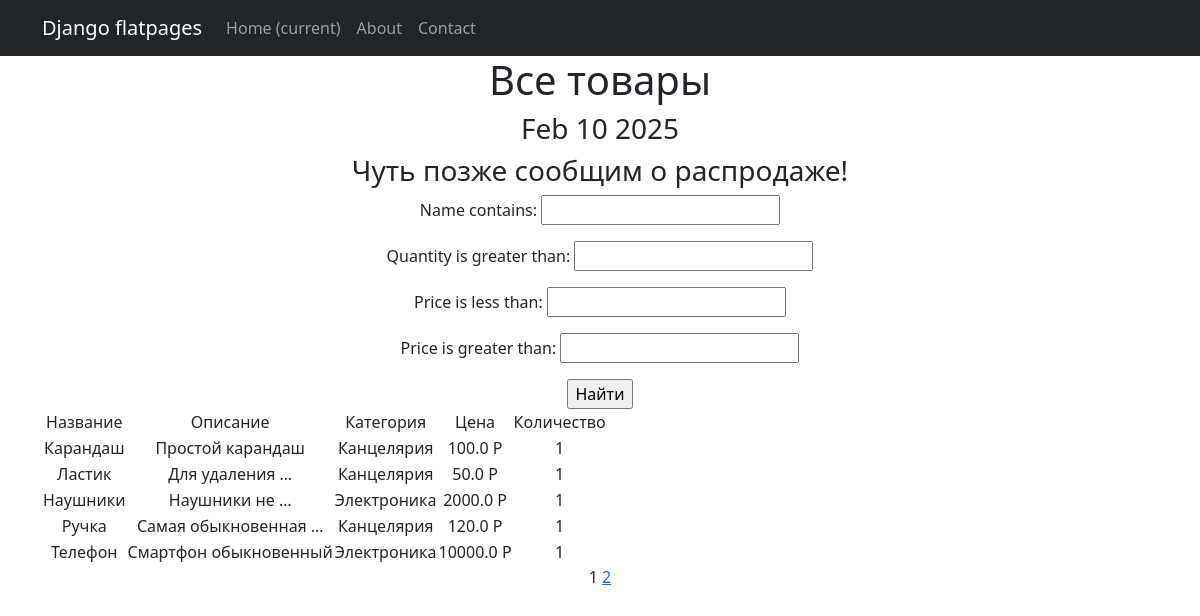
Screenshot of /products/ with the database file from the repository.
### simpleapp/models.py (models this page shows, shortened)
class Product(models.Model):
    name = models.CharField(
        max_length=50,
        unique=True, # названия товаров не должны повторяться
    )
    description = models.TextField()
    quantity = models.IntegerField(
        validators=[MinValueValidator(0)],
    )
    category = models.ForeignKey(
        to='Category',
        on_delete=models.CASCADE,
        related_name='products', # все продукты в категории будут доступны через поле products
    )
    price = models.FloatField(
        validators=[MinValueValidator(0.0)],
    )

class Category(models.Model):
    name = models.CharField(max_length=100, unique=True)

### simpleapp/views.py (the view)
# urls.py: path('', ProductsList.as_view(), name="product_list"),
class ProductsList(ListView):
    model = Product
    ordering = 'name'
    template_name = 'products.html'
    context_object_name = 'products'
    paginate_by = 5
    def get_queryset(self):
        queryset = super().get_queryset()
        self.filterset = ProductFilter(self.request.GET, queryset)
        return self.filterset.qs
    def get_context_data(self, **kwargs):
        context = super().get_context_data(**kwargs)
        context['filterset'] = self.filterset
        context['next_sale'] = None
        return context

### simpleapp/templatetags/custom_filters.py (called while the page is built)
@register.filter()
def currency(value, code="rub"):
   postfix = CURRENCIES_SYMBOLS[code]
   return f'{value} {postfix}'

### simpleapp/templatetags/custom_tags.py (called while the page is built)
@register.simple_tag()
def current_time(format_string='%b %d %Y'):
   return datetime.utcnow().strftime(format_string)

@register.simple_tag(takes_context=True)
def url_replace(context, **kwargs):
   d = context['request'].GET.copy()
   for k, v in kwargs.items():
       d[k] = v
   return d.urlencode()

### templates/products.html (shortened to what this page needs)
{% extends 'flatpages/default.html' %}
{% load custom_filters %}
{% load custom_tags %}
{% block content %}
   <h1>Все товары</h1>
   <h3>{% current_time '%b %d %Y' %}</h3>
   <h3> {{ next_sale|default_if_none:"Чуть позже сообщим о распродаже!" }} </h3>
   <form action="" method="get">
       {{ filterset.form.as_p }}
       <input type="submit" value="Найти" />
   </form>
   {% if products %}
       <table>
           <tr>
               <td>Название</td>
               <td>Описание</td>
               <td>Категория</td>
               <td>Цена</td>
               <td>Количество</td>
           </tr>
           {% for product in products %}
           <tr>
               <td>{{ product.name }}</td>
               <td>{{ product.description | truncatewords:2 }}</td>
               <td>{{ product.category.name }}</td>
               <td>{{ product.price|currency }}</td>
               <td>{{ product.quantity }}</td>
           </tr>
           {% endfor %}
       </table>
   {% else %}
       <h2>Товаров нет!</h2>
   {% endif %}
   {{ page_obj.number }}
   {% if page_obj.has_next %}
       <a href="?{% url_replace page=page_obj.next_page_number %}">{{ page_obj.next_page_number }}</a>
   {% endif %}
{% endblock content %}

### rows the page displays
Product: name "Карандаш", description "Простой карандаш", category.name "Канцелярия", price "100.0 Р", quantity "1"
Product: name "Ластик", description "Для удаления …", category.name "Канцелярия", price "50.0 Р", quantity "1"
Product: name "Наушники", description "Наушники не …", category.name "Электроника", price "2000.0 Р", quantity "1"
Product: name "Ручка", description "Самая обыкновенная …", category.name "Канцелярия", price "120.0 Р", quantity "1"
Product: name "Телефон", description "Смартфон обыкновенный", category.name "Электроника", price "10000.0 Р", quantity "1"

### other values shown
{{ next_sale|default_if_none:"Чуть позже сообщим о распродаже!" }} "Чуть позже сообщим о распродаже!"
{{ page_obj.number }} "1"
{{ page_obj.next_page_number }} "2"
